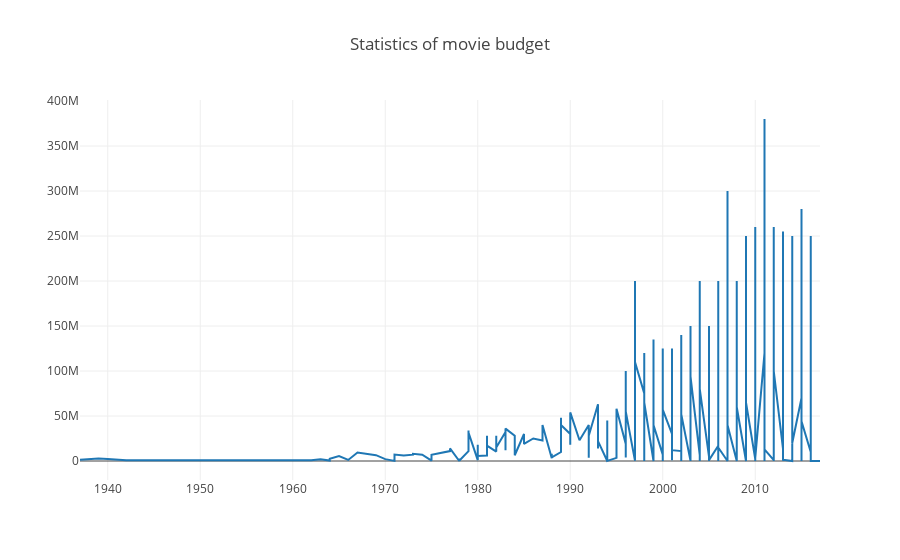

Source (notebook cell):
### Code cell
trace0 = go.Scatter(x = data.year, y = data.budget,  mode = 'lines')
layout = {'title': 'Statistics of movie budget'}
fig = go.Figure(data=[trace0], layout=layout)

iplot(fig, show_link = False)

### Figure 1 — Plotly figure (JSON) as saved in the notebook; plotly's stock layout.template omitted (floating-point values rounded to 4 significant figures; data arrays with more than 128 entries replaced by an {"elided": "..."} marker saying what was removed)
{"data": [{"mode": "lines", "type": "scatter", "x": {"elided": "1493 int values"}, "y": {"elided": "1493 int values"}}], "layout": {"title": "Statistics of movie budget"}}
